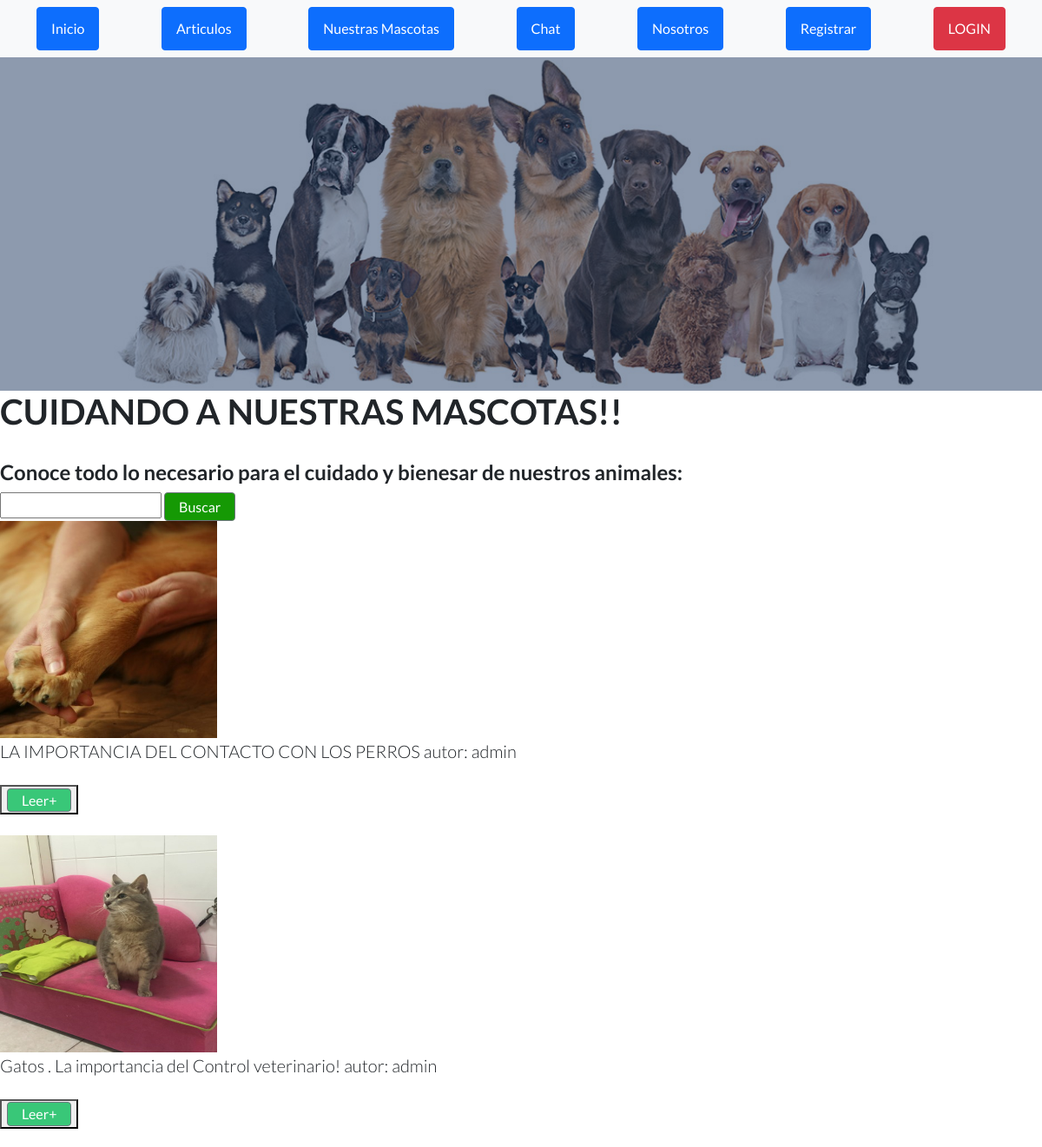
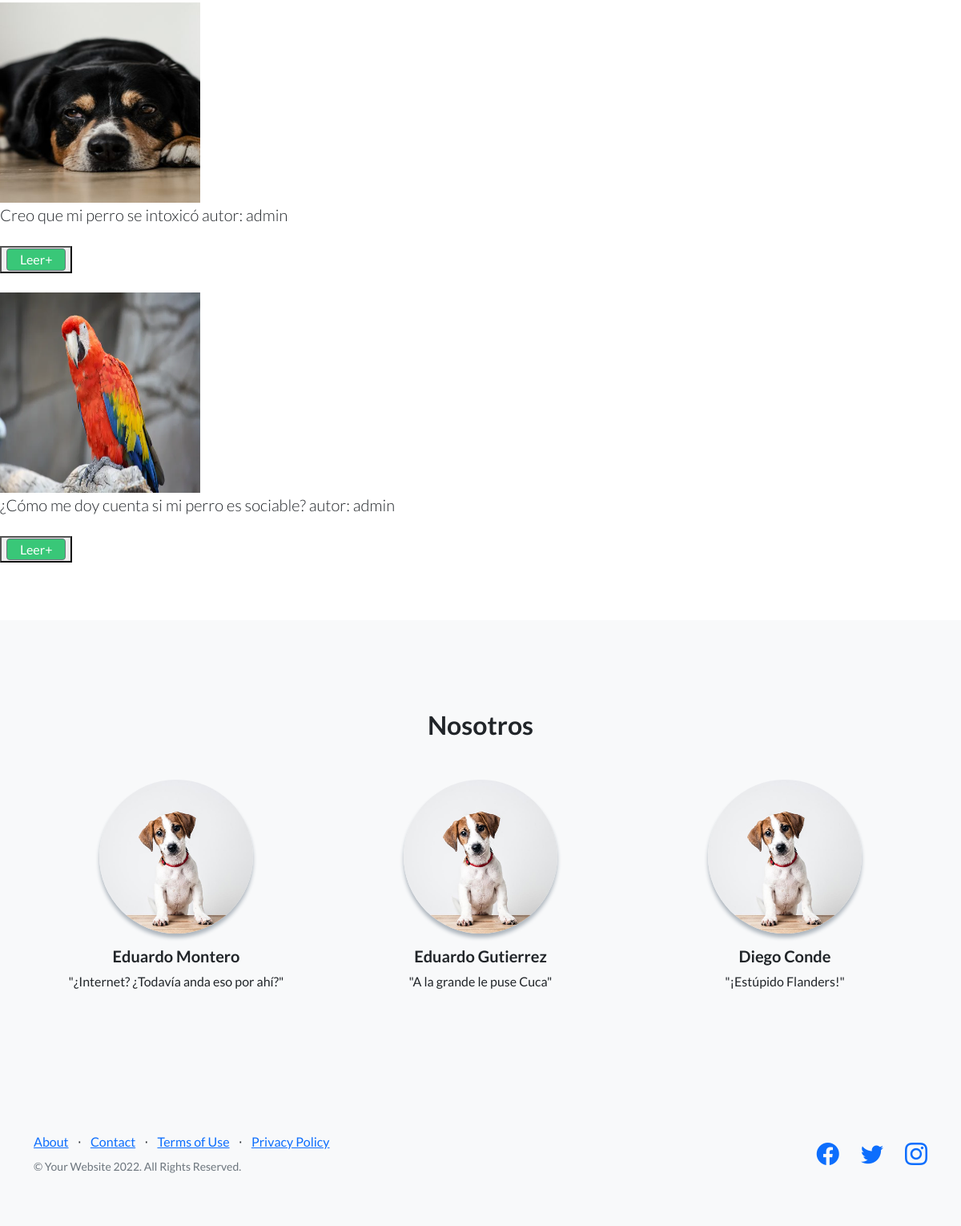
Page /articulos/ on the committed database (2 pictures, top to bottom).
### App/models.py (models this page shows)
class Articulo (models.Model):  #Clase para importar articulos de Veterinaria
    titulo = models.CharField(max_length=50)
    subtitulo = models.CharField(max_length=50)
    cuerpo = RichTextField(blank=True, null=True)
    autor = models.CharField(max_length=40)
    fecha = models.DateTimeField()
    editado = models.CharField(max_length=10)
    imagen = models.ImageField(upload_to = "articulos", null=True, blank=True)
    def __str__(self) -> str:
        return self.titulo + ' autor: ' + str(self.autor)

### App/views.py (the view)
# urls.py: path('articulos/', articulos, name='articulos'),
def articulos(request):
    avatar = imagenAvatar(Avatar.objects.filter(user=request.user.id))
    articulos= Articulo.objects.all().order_by('id').reverse()
    contexto={'avatar':avatar,"articulos":articulos}
    return render(request, "App/articulos.html",contexto)

### App/views.py (called while the page is built)
def imagenAvatar(a,**kwargs):
    avatares = a
    if avatares:
        return (avatares[0].imagen.url)
    else:
        no_avatar = '/avatares/default.jpg'
        return (no_avatar)

### App/templates/App/articulos.html (shortened to what this page needs)
{% extends "App/padre.html" %}
{% load static %}
{% block cambia %}
<h1>CUIDANDO A NUESTRAS MASCOTAS!!</h1>
<br>
<h4>Conoce todo lo necesario para el cuidado y bienesar de nuestros animales:</h4>
        <form action = "{% url 'buscararticulo' %}" method="GET">
            <input type="text" name = 'titulo'  id = 'titulo' >
            <input class="btn btn-crud-buscar" type = 'submit', value='Buscar'>
        </form>
    {% for articulo in articulos %}
    <img src="/{{ articulo.imagen }}" width="250"
    height="250">
    <br>
    <p class="lead mb-0">{{ articulo }}</p>
    <br>
    <button>
        <a class="btn btn-crud-leer" href="{% url 'leerarticulo' articulo.id %}"> Leer+</a>
    </button>
    <br>
    <br>
{% endfor %}
<br><br>
{% endblock %}

### rows in the picture
Articulo: imagen (picture), titulo+autor "LA IMPORTANCIA DEL CONTACTO CON LOS PERROS autor: admin"
Articulo: imagen (picture), titulo+autor "Gatos . La importancia del Control veterinario! autor: admin"
Articulo: imagen (picture), titulo+autor "Creo que mi perro se intoxicó autor: admin"
Articulo: imagen (picture), titulo+autor "¿Cómo me doy cuenta si mi perro es sociable? autor: admin"
